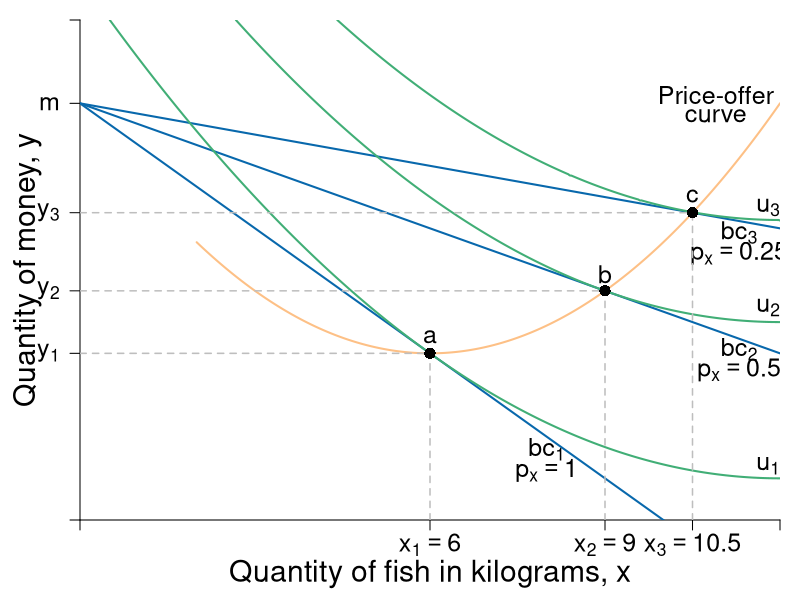

This chart was generated by the following R code:
require(shape)
pdf(file = "indmarketdemand/offer_curve_qql.pdf", width = 9, height = 7)

#Set parameters for graphics
pointsize <- 1.8
axislabelsize <- 1.8
labelsize <- 1.5
namesize <- 1.8
annotatesize <- 1.5
graphlinewidth <- 2
segmentlinewidth <- 1.5

COL <- c("#7fc97f", "#beaed4", "#fdc086", "#ffff99", "#386cb0", "#f0027f", "#bf5b17", "#666666")
COLA <- c("#99d8c9","#66c2a4","#41ae76", "#238b45", "#005824")
COLB <- c("#4eb3d3", "#2b8cbe", "#0868ac","#084081")

#Edited the margins to cater for the larger LHS labels
par(mar =  c(4, 4, 1, 1))

mrsA <- function(x, rmax = 10, xmax = 20) {
  rmax - (rmax/xmax)*x
}


uA <- function(x, y, rmax = 2, xmax = 12) {
  y + rmax*x - (1/2)*(rmax/xmax)*x^2
}

indiffA1 <- function(x, uA = 10, rmax = 2.5, xmax = 10) {
  uA - rmax*x + (1/2)*(rmax/xmax)*(x^2)
}

offerCurve <- function(x, w, rmax = 2, xmax = 12) {
  w - rmax*x + (rmax/xmax)*x^2
}

bcA <- function(x, w = 20, p = 2) {
  w - p*x
}


xlims <- c(0, 12)
ylims <- c(0, 12)

npts <- 501 
x <- seq(xlims[1], xlims[2], length.out = npts)
y <- seq(ylims[1], ylims[2], length.out = npts) 
a <- c(13, 16.75, 19.2)

plot(0, 0, xlim = xlims, ylim = ylims, type = "n",
     xlab = expression(paste("")),
     ylab = expression(paste("")), 
     xaxt = "n", 
     yaxt = "n", 
     cex.lab = axislabelsize, 
     bty = "n",
     xaxs="i", 
     yaxs="i")

# ticksy <- seq(from = ylims[1], to = ylims[2], by = 1)
# ylabels <- seq(from = ylims[1], to = ylims[2], by = 1)
# ticksx <- seq(from = xlims[1], to = xlims[2], by = 1)
# xlabels <- seq(from = xlims[1], to = xlims[2], by = 1)
ticksy <- c(0, 4, 5.5, 7.375 , 10, ylims[2])
ylabels <- c(NA, expression(paste(y[1])), expression(paste(y[2])), expression(paste(y[3])), expression(paste(m)), NA)
ticksx <- c(0, 6, 9, 10.5,  xlims[2])
xlabels <- c(NA, expression(paste(x[1])==6), expression(paste(x[2])==9), expression(paste(x[3])==10.5), NA)




axis(1, at = ticksx, pos = 0, labels = xlabels, cex.axis = labelsize)
axis(2, at = ticksy, pos = 0, labels = ylabels, las = 1, cex.axis = labelsize)

npts <- 500 
xx1 <- seq(xlims[1], xlims[2], length.out = npts)

#lines(xx1, bcA(xx1, w = 10, p = 1.5), col = COLB[3], lwd = graphlinewidth)
lines(xx1, bcA(xx1, w = 10, p = 1), col = COLB[3], lwd = graphlinewidth)
lines(xx1, bcA(xx1, w = 10, p = 0.5), col = COLB[3], lwd = graphlinewidth)
lines(xx1, bcA(xx1, w = 10, p = 0.25), col = COLB[3], lwd = graphlinewidth)


#Label the axes
text(0.5*xlims[2], -1.3, expression(paste("Quantity of fish in kilograms, ", x)), xpd = TRUE, cex = axislabelsize) 
text(-0.9, 0.5*ylims[2], expression(paste("Quantity of money, ", y)), xpd = TRUE, cex = axislabelsize, srt = 90) 

#Label the indifference curves
text(11.8, 1.3, expression(u[1]), cex = labelsize)
text(11.8, 5.1, expression(u[2]), cex = labelsize)
text(11.8, 7.5, expression(u[3]), cex = labelsize)

#Label the price lines
text(8, 1.7, expression(paste(bc[1])), cex = annotatesize)
text(8, 1.2, expression(paste(p[x] == 1)), cex = annotatesize)
text(11.3, 4.1, expression(paste(bc[2])), cex = annotatesize)
text(11.3, 3.6, expression(paste(p[x] == 0.5)), cex = annotatesize)
text(11.3, 6.9, expression(paste(bc[3])), cex = annotatesize)
text(11.3, 6.4, expression(paste(p[x] == 0.25)), cex = annotatesize)

#Label the offer curve
text(10.9, 10.2, expression("Price-offer"), cex = labelsize)
text(10.9, 9.7, expression("curve"), cex = labelsize)

#Add the contour plot for the indifference curves
contour(x, y, 
        outer(x, y, uA),
        drawlabels = FALSE,
        col = COLA[3],
        lwd = graphlinewidth,
        levels = a, 
        xaxs="i", 
        yaxs="i", 
        add = TRUE)

#Add the offer curve (superimposed on the indifference curves tangent to the price lines)
xx2 <- seq(2, xlims[2], length.out = npts)
lines(xx2, offerCurve(xx2, w = 10, rmax = 2, xmax = 12), col = COL[3], lwd = graphlinewidth)

#Segments for points on Offer curve
segments(0, 4, 6, 4, lty = 2, col = "gray" , lwd = segmentlinewidth)
segments(6, 0, 6, 4, lty = 2, col = "gray" , lwd = segmentlinewidth)
segments(0, 5.5, 9, 5.5, lty = 2, col = "gray" , lwd = segmentlinewidth)
segments(9, 0, 9, 5.5, lty = 2, col = "gray" , lwd = segmentlinewidth)
segments(0, 7.375, 10.5, 7.375, lty = 2, col = "gray" , lwd = segmentlinewidth)
segments(10.5, 0, 10.5, 7.375, lty = 2, col = "gray" , lwd = segmentlinewidth)

#Annotate points on offer curve mrs = p for each of p = 1, 0.5, 0.25
#Where mrs = 2 - (1/6)*x
points(6, 4, pch = 16, col = "black", cex = 1.5)
points(9, 5.5, pch = 16, col = "black", cex = 1.5)
points(10.5, 7.375, pch = 16, col = "black", cex = 1.5)

text(6, 4.4, expression(paste(a)), cex = labelsize)
text(9, 5.9, expression(paste(b)), cex = labelsize)
text(10.5, 7.775, expression(paste(c)), cex = labelsize)

dev.off()
